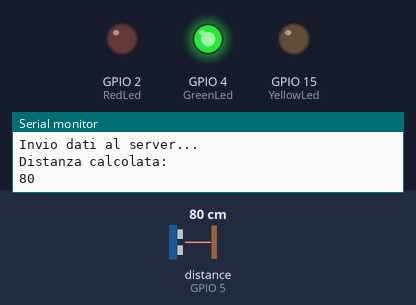
Simulated run of this sketch. Board: ESP32. Shown: output pins drawn as LEDs (lit = HIGH), the last lines printed to the serial monitor. Wiring (from diagram.json): ultrasonic range finder: trigger GPIO 18; echo GPIO 5. The inputs (shaded band) are chosen by the test bench; at power-on: distance to the obstacle (sensor on GPIO 5) 80 cm. The echo pulse lasts 58.3 µs per cm; WiFi joins after 1.5 s; servers stay silent unless stated; random numbers use the default seed unless the sketch sets one; no MQTT or app messages arrive unless stated; pins used as bus, display or sensor lines are not drawn.

Above: at 3.2 s.
3.3 s: distance to the obstacle (sensor on GPIO 5) set to 53 cm
5.2 s: distance to the obstacle (sensor on GPIO 5) set to 47 cm
At 6.6 s:
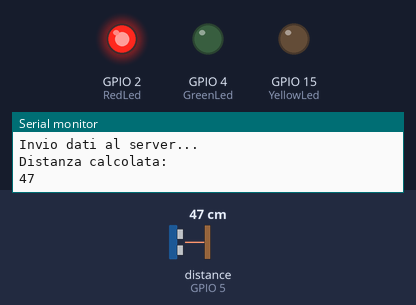
10.5 s: distance to the obstacle (sensor on GPIO 5) set to 60 cm
At 11.6 s:
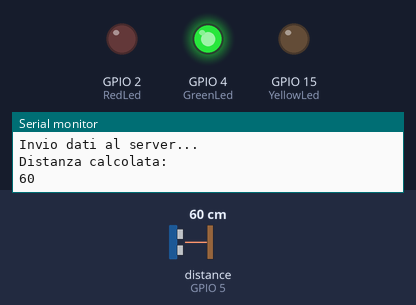
12.5 s: distance to the obstacle (sensor on GPIO 5) set to 2 cm
At 14.1 s:
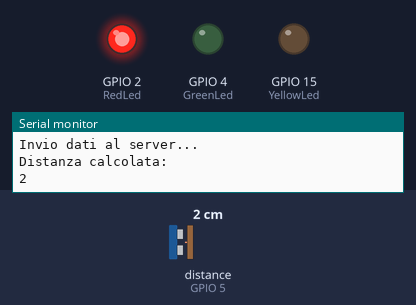
Timing chart, 0 to 15.5 s (numbered marks = the images above; inputs shaded):
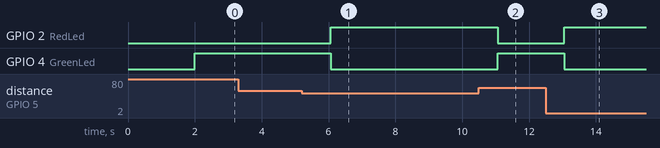

The sketch:

sketch.ino
```cpp
#include <WiFi.h>
#include <WiFiClientSecure.h>
#include <ArduinoJson.h>
#include <PubSubClient.h>


#define GreenLed 4   //Led per indicare che il parcheggio è libero
#define RedLed 2     //Led per indicare che il parcheggio è occupato
#define YellowLed 15 //Led per indicare che il parcheggio è in manutenzione

#define TrigPin 18 //Collegamento fra ESP32 e sensore ad Ultrasuoni (TRIG)
#define EchoPin 5  //Collegamento fra ESP32 e sensore ad Ultrasuoni (ECHO)


//Wi-Fi part
const char* ssid = "Wokwi-GUEST";
const char* psw = "";

//MQTT part
const char* mqttServer = "a3gozzilrkv83v-ats.iot.us-east-1.amazonaws.com";
const int mqttPort = 8883;
const char* mqttTopic = "test";
const char* mqttTopicManutenzione = "disabled";
const char* mqttUsername = "admin";
const char* mqttPassword = "password";
const char* ESPname = "ParcheggioONE";

int workInProgress = 0; //Indica se l'ESP deve smettere di mandare msg

// Amazon Root CA 1
static const char AWS_CERT_CA[] PROGMEM = R"EOF(
-----BEGIN CERTIFICATE-----
<rootCA.pem>
-----END CERTIFICATE-----
)EOF";

// Device Certificate
static const char AWS_CERT_CRT[] PROGMEM = R"KEY(
-----BEGIN CERTIFICATE-----
<cert.crt>
-----END CERTIFICATE-----
)KEY";

// Device Private Key
static const char AWS_CERT_PRIVATE[] PROGMEM = R"KEY(
-----BEGIN RSA PRIVATE KEY-----
<private.key>
-----END RSA PRIVATE KEY-----
)KEY";

//parametri per evitare blocchi
unsigned long previousMillis = 0;
const long interval = 1000;


WiFiClientSecure espClient;
PubSubClient client(espClient);


#define MSG_BUFFER_SIZE (50)
char msg[MSG_BUFFER_SIZE];


//Controllo se c'è un'auto parcheggiata (Rileva un oggetto a meno di 50 cm)
bool isParked() {

  //Trigger per il pin TRIG
  digitalWrite(TrigPin, LOW);
  delayMicroseconds(2);
  digitalWrite(TrigPin, HIGH);
  delayMicroseconds(10);
  digitalWrite(TrigPin, LOW);

  //Calcolo distanza
  float durata = pulseIn(EchoPin, HIGH);
  int distanza = durata / 58;
  Serial.println("Distanza calcolata:");
  Serial.println(distanza);

  //La divisione serve per avere la distanza in centimetri
  if((distanza) < 50){
    return true;
  }else{
    return false;
  }
}

//Connessione al Wi-Fi
void WIFIconnect(){
  WiFi.begin(ssid, psw);
  Serial.println("Connessione...");
  while(WiFi.status() != WL_CONNECTED) {
    Serial.println(".");
    delay(1000);
  }
  Serial.println("Connessione riuscita");
  Serial.println("indirizzo IP: ");
  Serial.println(WiFi.localIP());
}

//Connessione MQTT
void MQTTconnect(){
  while (!client.connected()) {
    Serial.println("Connessione a MQTT…");
    String clientId = "ESP32Client-"; //Creazione ID client random
    clientId += String(random(0xffff), HEX);

    //Connessione
    if (client.connect(clientId.c_str(), mqttUsername, mqttPassword)) {
      Serial.println("Connesso");

      client.subscribe(mqttTopic);
      client.subscribe(mqttTopicManutenzione);
    } else {
      Serial.print("FAIL, rc=");
      Serial.print(client.state());
      Serial.println("Ri-connessione fra 3 secondi");
      delay(3000);
    }
  }
}

//In caso di arrivo di messaggi dal broker
void callback(char* topic, byte* payload, unsigned int length) {
  String incomingMessage = "";
  for (int i = 0; i < length; i++) {
    incomingMessage += (char)payload[i];
  }
  Serial.println("Messaggio da MQTT ["+String(topic)+"] " + incomingMessage);

  if (String(topic) == mqttTopicManutenzione) { //Se dal topic di manutenzione ci viene detto di disattivare/attivare il parcheggio lo facciamo
    Serial.println("Check0");
    if (incomingMessage.endsWith(ESPname)){ //Ovviamente facciamo le operazioni solo se il nome dell'ESP corrisponde al nostro
      Serial.println("Check1");
      if (incomingMessage.startsWith("disable-")) {
        Serial.println("!!! Parcheggio in manutenzione !!!");
        digitalWrite(YellowLed, HIGH);
        digitalWrite(GreenLed, LOW);
        digitalWrite(RedLed, LOW);

        client.unsubscribe(mqttTopic); //Togliamo l'iscrizione al topic
        workInProgress = 1;

      } else if (incomingMessage.startsWith("enabled-")) {
        Serial.println("!!! Parcheggio riattivato !!!");
        digitalWrite(YellowLed, LOW);

        client.subscribe(mqttTopic); //Riscrizione al topic
        workInProgress = 0;
      }
    }
  }
}

//Metiamo i dati in un JSON e li inviamo
void publisJSON(){
  StaticJsonDocument<200> data;
  char dataJSON[512];

  data["ESPname"] = ESPname;
  data["isParked"] = isParked();
  serializeJson(data, dataJSON);

  if(workInProgress == 0){
    client.publish(mqttTopic, dataJSON);
  }else{
    Serial.println("!!! Messaggio non inviato, WORK IN PROGRESS IN THE PARKING !!!");
  }
}


void setup() {
  Serial.begin(115200);


  //START Wi-Fi connection
  WIFIconnect();
  //END Wi-Fi connection


  //START MQTT init
  espClient.setCACert(AWS_CERT_CA);
  espClient.setCertificate(AWS_CERT_CRT);
  espClient.setPrivateKey(AWS_CERT_PRIVATE);
  client.setServer(mqttServer, mqttPort);
  client.setCallback(callback);
  //END MQTT init


  pinMode(GreenLed, OUTPUT);
  pinMode(RedLed, OUTPUT);
  pinMode(YellowLed, OUTPUT);
  pinMode(TrigPin, OUTPUT);
  pinMode(EchoPin, INPUT);


  Serial.println("!!! Inizializzazione parcheggio !!!");
  digitalWrite(GreenLed, HIGH);
  Serial.println("!!! Parcheggio libero !!!");
}

void loop() {
  if(!client.connected()){
    MQTTconnect();
  }
  client.loop();

  unsigned long currentMillis = millis();
  if(currentMillis - previousMillis >= interval){
    previousMillis = currentMillis;
    if(isParked()){
      digitalWrite(GreenLed, LOW);
      digitalWrite(RedLed, HIGH);
      Serial.println("!!! Parcheggio occupato !!!");
      Serial.println("Invio dati al server...");
    }else{
      digitalWrite(GreenLed, HIGH);
      digitalWrite(RedLed, LOW);
      Serial.println("!!! Parcheggio libero !!!");
      Serial.println("Invio dati al server...");
    }
    publisJSON();
  }
}
```

Measured:
- the behaviour switches between 50 and 49 cm on distance to the obstacle (sensor on GPIO 5) (found by bisection; images 0 and 1)
- after the input at 5.2 s, GPIO 2 (RedLed): LOW → HIGH after 0.86 s; GPIO 4 (GreenLed): HIGH → LOW after 0.86 s
- after the input at 10.5 s, GPIO 2 (RedLed): HIGH → LOW after 0.56 s; GPIO 4 (GreenLed): LOW → HIGH after 0.56 s
- after the input at 12.5 s, GPIO 2 (RedLed): LOW → HIGH after 0.56 s; GPIO 4 (GreenLed): HIGH → LOW after 0.56 s
